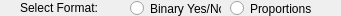
            <widget class="QWidget" name="socpar1_customize" native="true">
             <property name="geometry">
              <rect>
               <x>50</x>
               <y>425</y>
               <width>341</width>
               <height>16</height>
              </rect>
             </property>
             <widget class="QRadioButton" name="socpar1binary_radio">
              <property name="geometry">
               <rect>
                <x>130</x>
                <y>0</y>
                <width>91</width>
                <height>17</height>
               </rect>
              </property>
              <property name="text">
               <string>Binary Yes/No</string>
              </property>
             </widget>
             <widget class="QRadioButton" name="socpar1prop_radio">
              <property name="geometry">
               <rect>
                <x>230</x>
                <y>0</y>
                <width>91</width>
                <height>17</height>
               </rect>
              </property>
              <property name="text">
               <string>Proportions</string>
              </property>
             </widget>
             <widget class="QLabel" name="socpar1format_lbl">
              <property name="geometry">
               <rect>
                <x>20</x>
                <y>0</y>
                <width>91</width>
                <height>16</height>
               </rect>
              </property>
              <property name="text">
               <string>Select Format:</string>
              </property>
             </widget>
            </widget>
